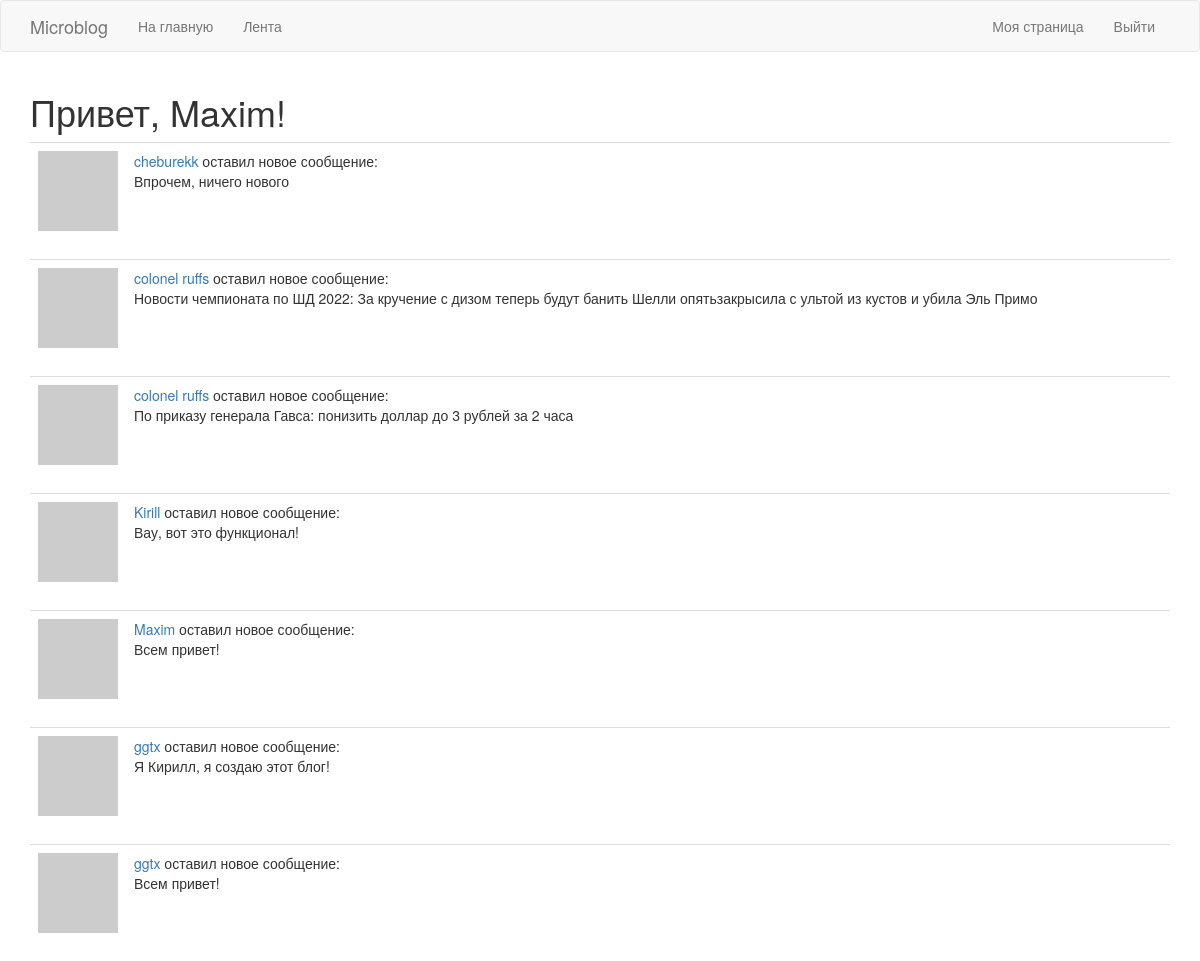
The app's page /explore (signed in) with its own data.
### app/models.py (models this page shows, shortened)
class User(UserMixin, db.Model):
    id = db.Column(db.Integer, primary_key=True)
    username = db.Column(db.String(64), index=True, unique=True)
    email = db.Column(db.String(120), index=True, unique=True)
    password_hash = db.Column(db.String(128))
    posts = db.relationship('Post', backref='author', lazy='dynamic')
    about_me = db.Column(db.String(140))
    last_seen = db.Column(db.DateTime, default=datetime.utcnow)
    followed = db.relationship(
        'User', secondary=followers,
        primaryjoin=(followers.c.follower_id == id),
        secondaryjoin=(followers.c.followed_id == id),
        backref=db.backref('followers', lazy='dynamic'), lazy='dynamic')
    def avatar(self, size):
        digest = md5(self.email.lower().encode('utf-8')).hexdigest()
        return 'https://www.gravatar.com/avatar/{}?d=identicon&s={}'.format(
            digest, size)

class Post(db.Model):
    id = db.Column(db.Integer, primary_key=True)
    body = db.Column(db.String(140))
    timestamp = db.Column(db.DateTime, index=True, default=datetime.utcnow)
    user_id = db.Column(db.Integer, db.ForeignKey('user.id'))

### app/routes.py (the view)
@app.route('/explore')
@login_required
def explore():
    page = request.args.get('page', 1, type=int)
    """Получаем самые новые сообщения, делаем разбивку на страницы"""
    posts = Post.query.order_by(Post.timestamp.desc()).paginate(
        page, app.config['POSTS_PER_PAGE'], False
    )
    """Проверяем, существует ли следующая страница, в противном случае возвращаем None"""
    next_url = url_for(
        'explore', page=posts.next_num) if posts.has_next else None
    """Проверяем, существует ли предыдущая страница, в противном случае возвращаем None"""
    prev_url = url_for(
        'explore', page=posts.prev_num) if posts.has_prev else None
    return render_template('index.html', title='Home',
                           posts=posts.items, next_url=next_url, prev_url=prev_url)

### app/models.py (called while the page is built)
@login.user_loader
def load_user(id):
    return User.query.get(int(id))

### app/routes.py (called while the page is built)
@app.before_request
def before_request():
    if current_user.is_authenticated:
        current_user.last_seen = datetime.utcnow()
        db.session.commit()

### app/templates/index.html (shortened to what this page needs)
{% extends 'base.html' %}
{% import 'bootstrap/wtf.html' as wtf %}
    {% block app_content %}
        <h1>Привет, {{ current_user.username }}!</h1>
        {% for post in posts %}
            {% include '_post.html' %}
        {% endfor %}
    {% endblock %}

### app/templates/_post.html
<table class="table table-hover">
    <tr>
        <td width="70px">
            <a href="{{ url_for('user', username=post.author.username) }}">
                <img src="{{ post.author.avatar(70) }}">
            </a>
        </td>
        <td>
            <a href="{{ url_for('user', username=post.author.username) }}">
                {{ post.author.username }}
            </a>
            оставил новое сообщение:
            <br>
            {{ post.body }}
        </td>
    </tr>
</table>

### records on screen
User: username "Maxim"
Post: author.username "cheburekk", body "Впрочем, ничего нового"
Post: author.username "colonel ruffs", body "Новости чемпионата по ШД 2022: За кручение с дизом теперь будут банить Шелли опятьзакрысила с ультой из кустов и убила Эль Примо"
Post: author.username "colonel ruffs", body "По приказу генерала Гавса: понизить доллар до 3 рублей за 2 часа"
Post: author.username "Kirill", body "Вау, вот это функционал!"
Post: author.username "Maxim", body "Всем привет!"
Post: author.username "ggtx", body "Я Кирилл, я создаю этот блог!"
Post: author.username "ggtx", body "Всем привет!"
